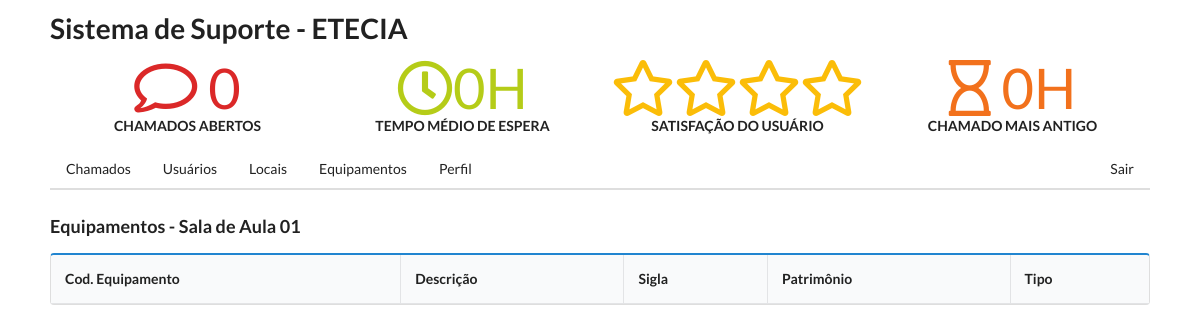
The page /adm/equipamentos_por_local.php?idLocal=1&local=Sala de Aula 01 on the database as committed earlier.
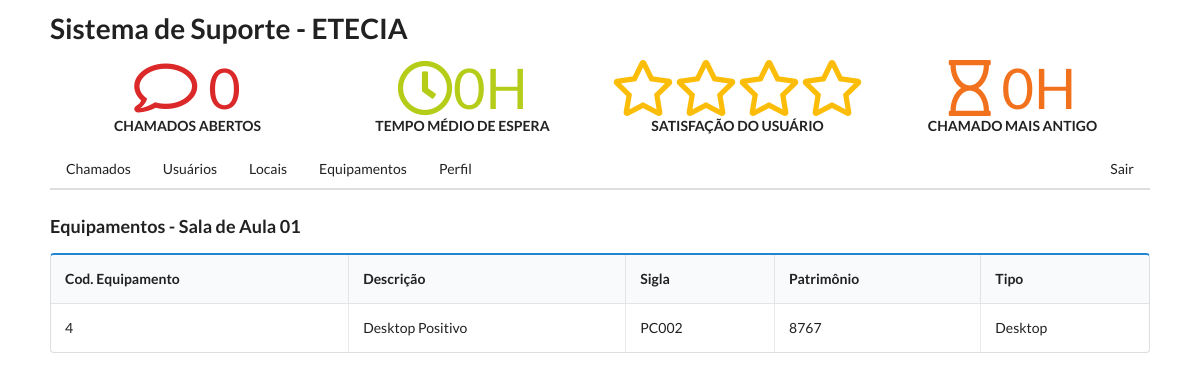
The same page on the database as committed later.
### tables this page shows
CREATE TABLE `equipamentos` (
  `id` int(11) NOT NULL,
  `descricao` varchar(200) NOT NULL,
  `patrimonio` int(11) NOT NULL,
  `sigla` varchar(200) NOT NULL,
  `tipo` varchar(200) NOT NULL,
  `idLocal` int(11) DEFAULT NULL
);

### classes/Equipamento.php (called while the page is built, shortened)
<?php
class Equipamento{
	public function buscarEquipamentosPorLocal($idLocal){
		$conexao = Conexao::pegarConexao();
		$query = "SELECT * FROM equipamentos WHERE idLocal=:idLocal";
		$stmt = $conexao->prepare($query);
		$stmt->bindValue(":idLocal", $idLocal);
		$stmt->execute();
		return $stmt->fetchAll();
	}
}

### adm/equipamentos_por_local.php (the view, shortened to what this page needs)
<?php
$equipamentos = new Equipamento();
$equipamentoLocal = $equipamentos->buscarEquipamentosPorLocal($_GET["idLocal"]);
$nomeLocal = $_GET["local"];
?>
<?php include "cabecalho.php"; ?>
<table class="ui blue celled padded table" id="datatable">
    <p>
        <h3>Equipamentos - <?= $nomeLocal ?></h3>
    </p>
    <thead>
        <th>Cod. Equipamento</th>
        <th>Descrição</th>
        <th>Sigla</th>
        <th>Patrimônio</th>
        <th>Tipo</th>
    </thead>
    <tbody>
        <?php foreach ($equipamentoLocal as $equipamento) : ?>
            <tr>
                <td><?= $equipamento['id'] ?></td>
                <td class="single line"><?= $equipamento["descricao"] ?></td>
                <td><?= $equipamento["sigla"]?></td>
                <td><?= $equipamento["patrimonio"] ?></td>
                <td><?=$equipamento["tipo"] ?></td>
            </tr>
        <?php endforeach ?>
    </tbody>
</table>
</body>
</html>

### classes/View.php (shortened to what this page needs)
<?php
class view{
    public static function mostrarEstrelas($avaliacao){
        $avaliacao = round($avaliacao);
        $html = "<div class='value'>";
        $i = 0;
        for(;$i<$avaliacao;$i++) $html .= "<i class='star icon'></i>";
        for($j=0;$j<(4-$i);$j++) $html .= "<i class='star outline icon'></i>";
        $html .= "</div>";
        return $html;
    }
}

Rows that differ between the two databases and show on the page:
added equipamentos: id "4", descricao "Desktop Positivo", sigla "PC002", patrimonio "8767", tipo "Desktop"
